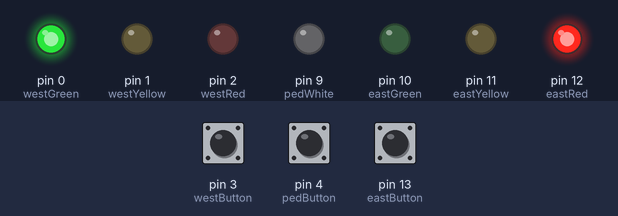
Bench run of a sketch on a simulated Arduino Uno, built with avr-gcc and run on an emulated ATmega328P. On the bench: output pins drawn as LEDs (lit = HIGH). Inputs (shaded band) come from the test bench; at power-on: pin 4 (pedButton) LOW, pin 3 (westButton) LOW, pin 13 (eastButton) LOW.

Above: at 1.2 s.
1.3 s: pin 4 (pedButton) pulled HIGH for 0.15 s
At 1.9 s:
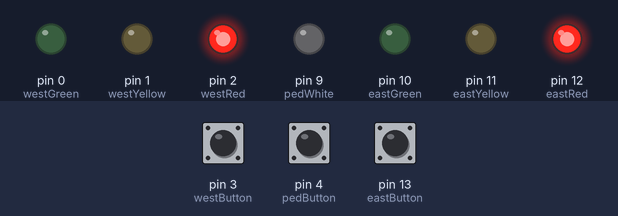
At 6.9 s:
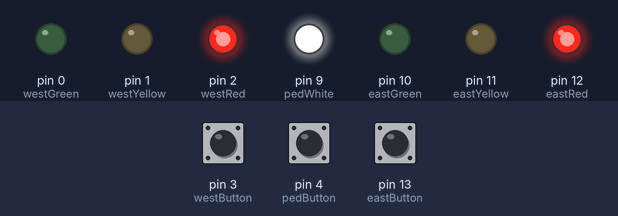
Timing chart, 0 to 27.8 s (numbered marks = the images above; inputs shaded):
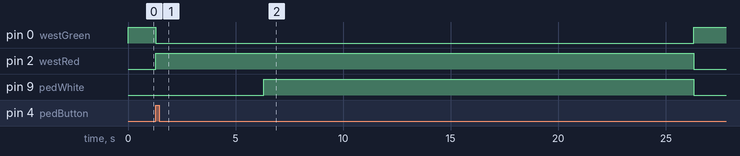

Measured:
- after the input at 1.3 s, pin 0 (westGreen): HIGH → LOW at once, → HIGH 25.0 s later; pin 2 (westRed): LOW → HIGH at once, → LOW 25.0 s later; pin 9 (pedWhite): LOW → HIGH after 5.0 s, → LOW 20.0 s later

The sketch:

Project_5A_Start.ino
```cpp
#define westButton 3
#define eastButton 13
#define westRed 2
#define westYellow 1
#define westGreen 0
#define eastRed 12
#define eastYellow 11
#define eastGreen 10
#define pedButton 4    // Push button to request crossing signal
#define pedWhite 9     // Walk symbol (white LED)
#define pedTime 20000  // 20 seconds pedestrian has to cross
#define yellowBlinkTime 500

boolean trafficWest = true;  // west = true, east = false
int flowTime = 10000;
int changeDelay = 2000;

void setup() {
  pinMode(westButton, INPUT);
  pinMode(eastButton, INPUT);
  pinMode(westRed, OUTPUT);
  pinMode(westYellow, OUTPUT);
  pinMode(westGreen, OUTPUT);
  pinMode(eastRed, OUTPUT);
  pinMode(eastYellow, OUTPUT);
  pinMode(eastGreen, OUTPUT);
  pinMode(pedButton, INPUT);  // for part C
  pinMode(pedWhite, OUTPUT);  // for part C


  digitalWrite(westRed, LOW);
  digitalWrite(westYellow, LOW);
  digitalWrite(westGreen, HIGH);
  digitalWrite(eastRed, HIGH);
  digitalWrite(eastYellow, LOW);
  digitalWrite(eastGreen, LOW);
  digitalWrite(pedWhite, LOW);  // for part C
}

void loop() {
  /*  if (digitalRead(westButton) == HIGH) {
    if (trafficWest != true) {
      trafficWest = true;
      delay(flowTime);
      digitalWrite(eastGreen, LOW);
      digitalWrite(eastYellow, HIGH);
      delay(changeDelay);
      digitalWrite(eastYellow, LOW);
      digitalWrite(eastRed, HIGH);
      delay(changeDelay);
      for (int a = 0; a < 5; a++) {
        digitalWrite(westYellow, LOW);
        delay(yellowBlinkTime);
        digitalWrite(westYellow, HIGH);
        delay(yellowBlinkTime);
      }
      // changeYellowLight(westYellow);

      digitalWrite(westYellow, LOW);
      digitalWrite(westRed, LOW);
      digitalWrite(westGreen, HIGH);
    }
  }
  if (digitalRead(eastButton) == HIGH) {
    if (trafficWest == true) {
      trafficWest = false;
      delay(flowTime);
      digitalWrite(westGreen, LOW);
      digitalWrite(westYellow, HIGH);
      delay(changeDelay);
      digitalWrite(westYellow, LOW);
      digitalWrite(westRed, HIGH);
      delay(changeDelay);
      for (int a = 0; a < 5; a++) {
        digitalWrite(eastYellow, LOW);
        delay(yellowBlinkTime);
        digitalWrite(eastYellow, HIGH);
        delay(yellowBlinkTime);
      }
      // changeYellowLight(eastYellow);

      digitalWrite(eastYellow, LOW);
      digitalWrite(eastRed, LOW);
      digitalWrite(eastGreen, HIGH);
    }
  }
  if (digitalRead(westButton) == HIGH && !trafficWest) {
    switchTraffic(true);
  }
  else if (digitalRead(eastButton) == HIGH && trafficWest) {
    switchTraffic(false);
  } */


  if (digitalRead(pedButton) == HIGH) {  // Check if pedestrian pressed the button
    pedestrianCrossing();
  }
  // Condensed program
  // If traffic is east and button is pushed then switches traffic from east to west
  if (digitalRead(westButton) == HIGH && !trafficWest) {
    switchTrafficFrom(eastGreen, eastYellow, eastRed);
    changeYellowLight(westYellow);
    trafficWest = true;
    switchTrafficTo(westYellow, westRed, westGreen);

    // If traffic is west and button is pushed switches traffic from west to east
  } else if (digitalRead(eastButton) == HIGH && trafficWest) {
    switchTrafficFrom(westGreen, westYellow, westRed);
    changeYellowLight(eastYellow);
    switchTrafficTo(eastYellow, eastRed, eastGreen);
    trafficWest = false;
  }
}

// Blink yellow light 5x
void changeYellowLight(int yellowPin) {
  for (int a = 0; a < 5; a++) {
    digitalWrite(yellowPin, LOW);
    delay(yellowBlinkTime);
    digitalWrite(yellowPin, HIGH);
    delay(yellowBlinkTime);
  }
}

// Switch traffic flow either direction
void switchTrafficFrom(int fromGreen, int fromYellow, int fromRed) {
  delay(flowTime);
  digitalWrite(fromGreen, LOW);
  digitalWrite(fromYellow, HIGH);
  delay(changeDelay);
  digitalWrite(fromYellow, LOW);
  digitalWrite(fromRed, HIGH);
  delay(changeDelay);
}
void switchTrafficTo(int toYellow, int toRed, int toGreen) {

  digitalWrite(toYellow, LOW);
  digitalWrite(toRed, LOW);
  digitalWrite(toGreen, HIGH);
}

void pedestrianCrossing() {  // for part C

  digitalWrite(westGreen, LOW);  // Turn both greens off
  digitalWrite(eastGreen, LOW);
  digitalWrite(westYellow, LOW);  // Turn both yellows off
  digitalWrite(eastYellow, LOW);
  digitalWrite(westRed, HIGH);  // Turn both reds on
  digitalWrite(eastRed, HIGH);

  delay(5000);  // 5 seconds to give dumb drivers time to react

  digitalWrite(pedWhite, HIGH);  // Pedestrian white LED ON
  delay(pedTime);
  digitalWrite(pedWhite, LOW);

  if (trafficWest == true) {  // auto resume traffic after old lady is safely across
    switchTrafficTo(westYellow, westRed, westGreen);
  } else {
    switchTrafficTo(eastYellow, eastRed, eastGreen);
  }
}
/*
void switchTraffic(bool toWest) {
  if (toWest) {
    delay(flowTime);
    digitalWrite(eastGreen, LOW);
    digitalWrite(eastYellow, HIGH);
    delay(changeDelay);
    digitalWrite(eastYellow, LOW);
    digitalWrite(eastRed, HIGH);
    delay(changeDelay);
    changeYellowLight(westYellow);
    digitalWrite(westYellow, LOW);
    digitalWrite(westRed, LOW);
    digitalWrite(westGreen, HIGH);
    trafficWest = true;
  } else {
    delay(flowTime);
    digitalWrite(westGreen, LOW);
    digitalWrite(westYellow, HIGH);
    delay(changeDelay);
    digitalWrite(westYellow, LOW);
    digitalWrite(westRed, HIGH);
    delay(changeDelay);
    changeYellowLight(eastYellow);
    digitalWrite(eastYellow, LOW);
    digitalWrite(eastRed, LOW);
    digitalWrite(eastGreen, HIGH);
    trafficWest = false;
  }
}
*/
```
